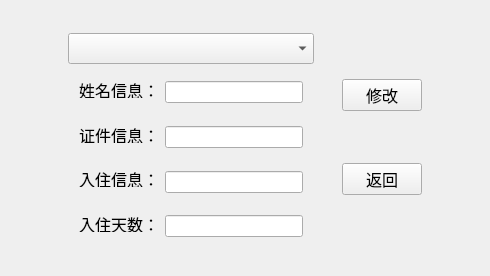
<?xml version="1.0" encoding="UTF-8"?>
<ui version="4.0">
 <class>ModifyCustomerDialog</class>
 <widget class="QDialog" name="ModifyCustomerDialog">
  <property name="geometry">
   <rect>
    <x>0</x>
    <y>0</y>
    <width>490</width>
    <height>276</height>
   </rect>
  </property>
  <property name="minimumSize">
   <size>
    <width>490</width>
    <height>276</height>
   </size>
  </property>
  <property name="windowTitle">
   <string>ModifyCustomerDialog</string>
  </property>
  <layout class="QGridLayout" name="gridLayout">
   <item row="0" column="1">
    <spacer name="upSpacer">
     <property name="orientation">
      <enum>Qt::Vertical</enum>
     </property>
     <property name="sizeHint" stdset="0">
      <size>
       <width>20</width>
       <height>40</height>
      </size>
     </property>
    </spacer>
   </item>
   <item row="2" column="1">
    <spacer name="downSpacer">
     <property name="orientation">
      <enum>Qt::Vertical</enum>
     </property>
     <property name="sizeType">
      <enum>QSizePolicy::Expanding</enum>
     </property>
     <property name="sizeHint" stdset="0">
      <size>
       <width>20</width>
       <height>40</height>
      </size>
     </property>
    </spacer>
   </item>
   <item row="1" column="0">
    <spacer name="leftSpacer">
     <property name="orientation">
      <enum>Qt::Horizontal</enum>
     </property>
     <property name="sizeHint" stdset="0">
      <size>
       <width>40</width>
       <height>20</height>
      </size>
     </property>
    </spacer>
   </item>
   <item row="1" column="2">
    <spacer name="rightSpacer">
     <property name="orientation">
      <enum>Qt::Horizontal</enum>
     </property>
     <property name="sizeHint" stdset="0">
      <size>
       <width>40</width>
       <height>20</height>
      </size>
     </property>
    </spacer>
   </item>
   <item row="1" column="1">
    <widget class="QWidget" name="centralWidget" native="true">
     <layout class="QHBoxLayout" name="horizontalLayout_5">
      <item>
       <widget class="QWidget" name="inputPanel" native="true">
        <layout class="QVBoxLayout" name="verticalLayout_2">
         <item>
          <widget class="QComboBox" name="customerCombo">
           <property name="font">
            <font>
             <family>宋体</family>
             <pointsize>12</pointsize>
            </font>
           </property>
          </widget>
         </item>
         <item>
          <widget class="QWidget" name="namePanel" native="true">
           <layout class="QHBoxLayout" name="horizontalLayout">
            <item>
             <widget class="QLabel" name="nameLabel">
              <property name="font">
               <font>
                <family>宋体</family>
                <pointsize>12</pointsize>
               </font>
              </property>
              <property name="text">
               <string>姓名信息：</string>
              </property>
             </widget>
            </item>
            <item>
             <widget class="QLineEdit" name="nameEdit">
              <property name="minimumSize">
               <size>
                <width>0</width>
                <height>22</height>
               </size>
              </property>
              <property name="font">
               <font>
                <family>宋体</family>
                <pointsize>12</pointsize>
               </font>
              </property>
              <property name="text">
               <string/>
              </property>
             </widget>
            </item>
           </layout>
          </widget>
         </item>
         <item>
          <widget class="QWidget" name="IDPanel" native="true">
           <layout class="QHBoxLayout" name="horizontalLayout_2">
            <item>
             <widget class="QLabel" name="IDLabel">
              <property name="font">
               <font>
                <family>宋体</family>
                <pointsize>12</pointsize>
               </font>
              </property>
              <property name="text">
               <string>证件信息：</string>
              </property>
             </widget>
            </item>
            <item>
             <widget class="QLineEdit" name="IDEdit">
              <property name="minimumSize">
               <size>
                <width>0</width>
                <height>22</height>
               </size>
              </property>
              <property name="font">
               <font>
                <family>宋体</family>
                <pointsize>12</pointsize>
               </font>
              </property>
              <property name="text">
               <string/>
              </property>
             </widget>
            </item>
           </layout>
          </widget>
         </item>
         <item>
          <widget class="QWidget" name="roomPanel" native="true">
           <layout class="QHBoxLayout" name="horizontalLayout_3">
            <item>
             <widget class="QLabel" name="roomLabel">
              <property name="font">
               <font>
                <family>宋体</family>
                <pointsize>12</pointsize>
               </font>
              </property>
              <property name="text">
               <string>入住信息：</string>
              </property>
             </widget>
            </item>
            <item>
             <widget class="QLineEdit" name="roomEdit">
              <property name="minimumSize">
               <size>
                <width>0</width>
                <height>22</height>
               </size>
              </property>
              <property name="font">
               <font>
                <family>宋体</family>
                <pointsize>12</pointsize>
               </font>
              </property>
              <property name="text">
               <string/>
              </property>
              <property name="readOnly">
               <bool>false</bool>
              </property>
             </widget>
            </item>
           </layout>
          </widget>
         </item>
         <item>
          <widget class="QWidget" name="dayPnael" native="true">
           <layout class="QHBoxLayout" name="horizontalLayout_4">
            <item>
             <widget class="QLabel" name="dayLabel">
              <property name="font">
               <font>
                <family>宋体</family>
                <pointsize>12</pointsize>
               </font>
              </property>
              <property name="text">
               <string>入住天数：</string>
              </property>
             </widget>
            </item>
            <item>
             <widget class="QLineEdit" name="dayEdit">
              <property name="minimumSize">
               <size>
                <width>0</width>
                <height>22</height>
               </size>
              </property>
              <property name="font">
               <font>
                <family>宋体</family>
                <pointsize>12</pointsize>
               </font>
              </property>
              <property name="readOnly">
               <bool>false</bool>
              </property>
             </widget>
            </item>
           </layout>
          </widget>
         </item>
        </layout>
       </widget>
      </item>
      <item>
       <widget class="QWidget" name="buttonPanel" native="true">
        <layout class="QVBoxLayout" name="verticalLayout">
         <item>
          <widget class="QPushButton" name="modifyButton">
           <property name="font">
            <font>
             <family>宋体</family>
             <pointsize>12</pointsize>
            </font>
           </property>
           <property name="text">
            <string>修改</string>
           </property>
           <property name="autoDefault">
            <bool>false</bool>
           </property>
          </widget>
         </item>
         <item>
          <widget class="QPushButton" name="returnButton">
           <property name="font">
            <font>
             <family>宋体</family>
             <pointsize>12</pointsize>
            </font>
           </property>
           <property name="text">
            <string>返回</string>
           </property>
           <property name="autoDefault">
            <bool>false</bool>
           </property>
          </widget>
         </item>
        </layout>
       </widget>
      </item>
     </layout>
    </widget>
   </item>
  </layout>
 </widget>
 <layoutdefault spacing="6" margin="11"/>
 <resources/>
 <connections/>
</ui>
